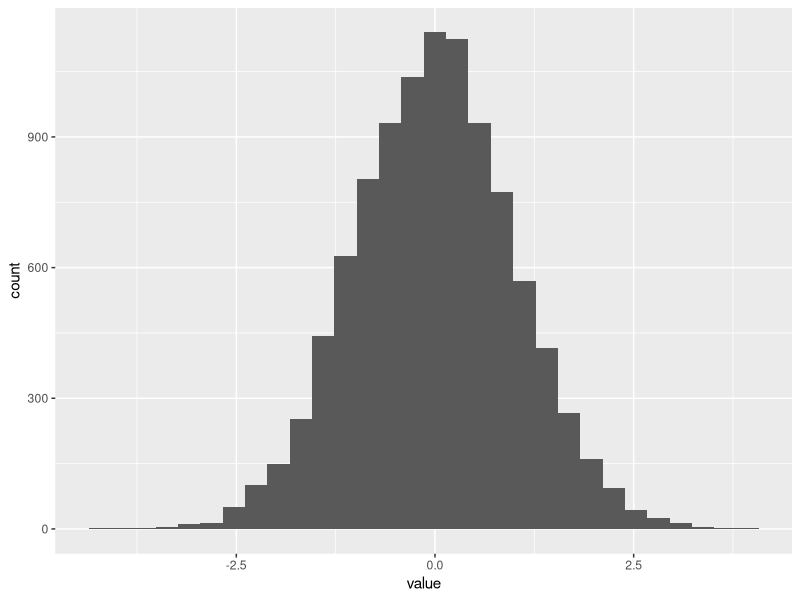
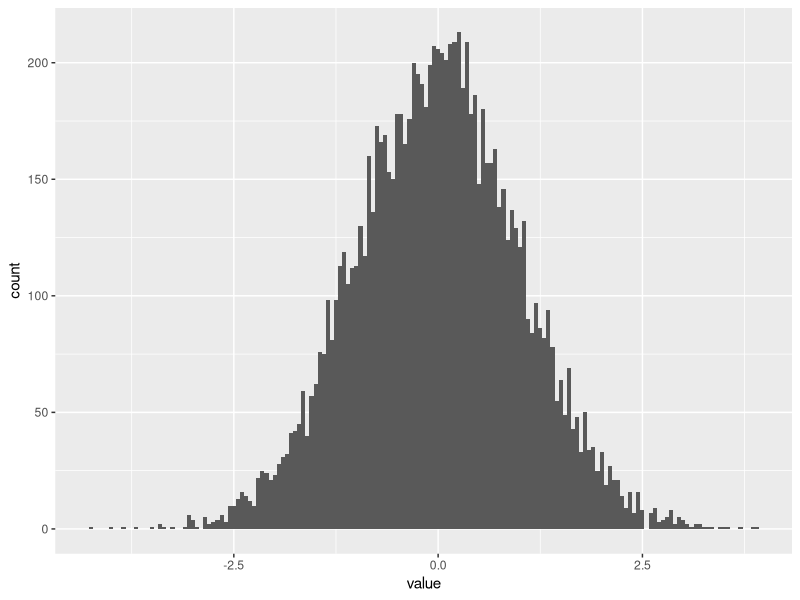

Write the R code that produced these figures, in order.
library(ggplot2)

# dataset:
data=data.frame(value=rnorm(10000))

# Basic histogram
ggplot(data, aes(x=value)) + geom_histogram()

# Custom Binning. I can just give the size of the bin
ggplot(data, aes(x=value)) + geom_histogram(binwidth = 0.05)
